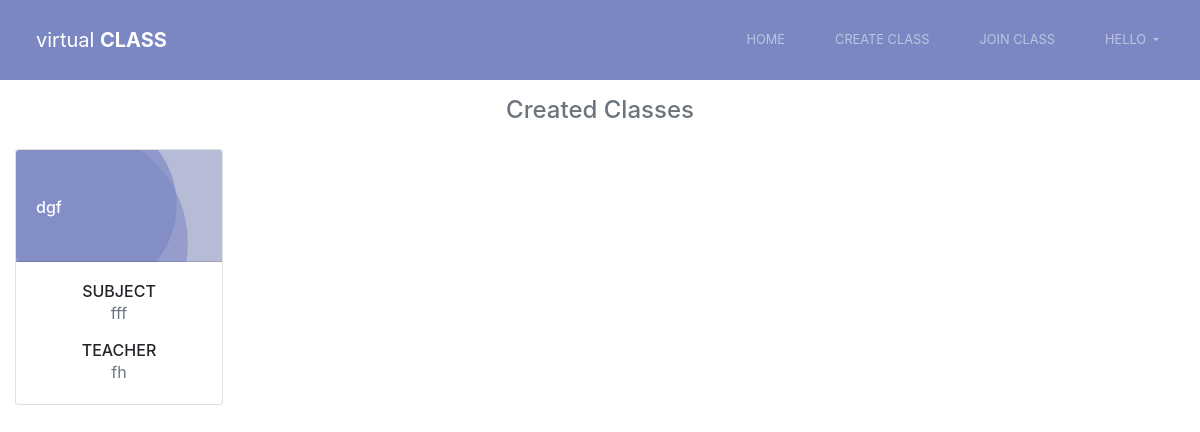
The page /dashboard/ (signed in) on the database its author committed.
### accounts/models.py (models this page shows, shortened)
class Classes(models.Model):
    classes = models.CharField(max_length=30)
    code = models.CharField(primary_key=True, max_length=4)
    teacher = models.CharField(max_length=30)
    subject = models.CharField(max_length=30)
    user_id = models.ForeignKey(User, on_delete=models.CASCADE)

### accounts/views.py (the view)
# urls.py: path('dashboard/',views.dashboardView,name="dashboard"),
@login_required
def dashboardView(request):
    all_objects= Classes.objects.filter(user_id=request.user)
    classes= Join.objects.filter(user_id=request.user).values_list('class_code',flat=True)
    all_classes=Classes.objects.filter(code__in=classes)
    context= {'all_objects': all_objects,'all_classes':all_classes}
    return render(request, 'dashboard.html', context)

### accounts/templates/dashboard.html (shortened to what this page needs)
{% extends 'index.html'%}
{% load static %}
{% block link %}
        <link rel="stylesheet" type="text/css" href="{% static 'dashboard.css' %}">
{% endblock %}
{% block nav_content%}
<nav class="navbar navbar-expand-md navbar-dark sticky-top">
        <a class="navbar-brand" href="{%url 'home' %}">virtual <b>CLASS</b></a>
        <div class="collapse navbar-collapse" id="collapsibleNavbar">
            <ul class="navbar-nav ml-auto">
                <li class="nav-item">
                    <a class="nav-link" href="{%url 'dashboard' %}">Home</a>
                </li>
                <li class="nav-item">
                    <a class="nav-link" href="{%url 'create_class' %}">Create Class</a>
                </li>
                <li class="nav-item">
                    <a class="nav-link" href="{%url 'join_class' %}">Join Class</a>
                </li>
                <li class="nav-item dropdown">
                    <a class="nav-link dropdown-toggle" href="#" id="navbarDropdown" role="button" data-toggle="dropdown" aria-haspopup="true" aria-expanded="false">
                      {{ user.username }}
                    </a>
                </li>
            </ul>
        </div>
</nav>
{% endblock %}
{% block content%}
    <div class="classlist">
    <p class="h4 mb-4 text-secondary text-center"> Created Classes</p>
    <div class="card-deck" id="cdeck">{% for class in all_objects %}
        <div class="col-auto mb-3">
            <div class="card mb-3" style="width: 13rem; height: 16rem;">
                <div class="card-header h6 text-left py-5"><a class="stretched-link" href="{%url 'class_page' class.code %}" style="text-decoration: none; color:#FFF;">{{ class.classes }}</a></div>
                <div class="card-body text-center">
                    <h6 class="card-title mt-0 mb-0">SUBJECT</h6>
                    <p class="card-text text-muted">{{ class.subject }}</p>
                    <h6 class="card-title mb-0">TEACHER</h6>
                    <p class="card-text text-muted">{{ class.teacher }}</p>
                </div>
            </div>
        </div>
        {% endfor %}</div>
        </div>
{% endblock %}

### accounts/static/dashboard.css (style rules this page uses)
nav { background-color: #7A87C2; min-height: 80px; }
.classlist .card-header { height:7rem; background: url(head.svg); }
.classlist .card-body { height:5rem; }
.navbar-brand { margin-left: 20px; }
.nav-item { margin: 5px; padding: 2px 10px; font-size: .8em; text-transform: uppercase; border: 2px solid transparent; border-radius: 10px; }

### rows shown on the page
Classes: classes "dgf", subject "fff", teacher "fh"

### other values the page prints
{{ user.username }} "HELLO"
